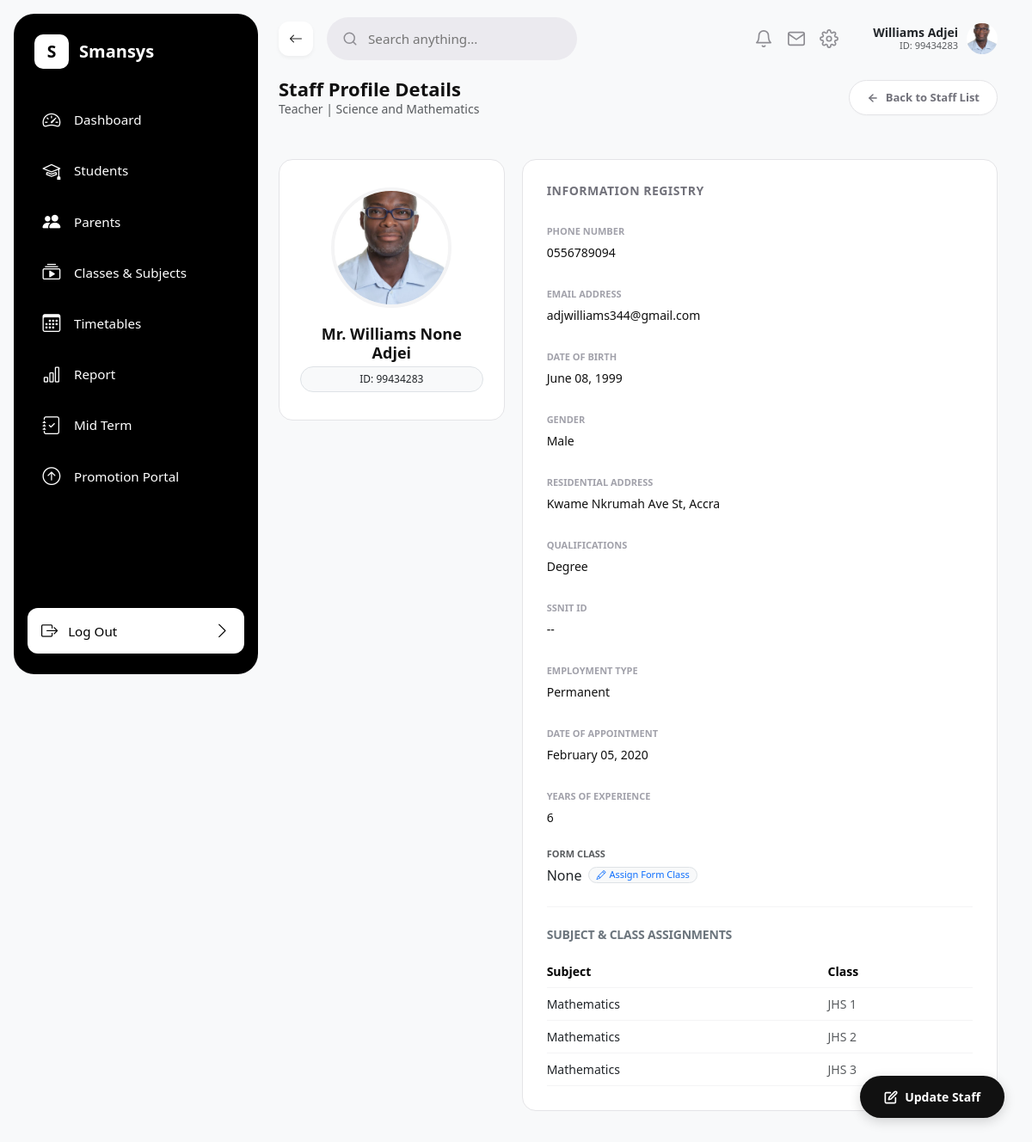
Page /staff/1/ (signed in) on the earlier database version.
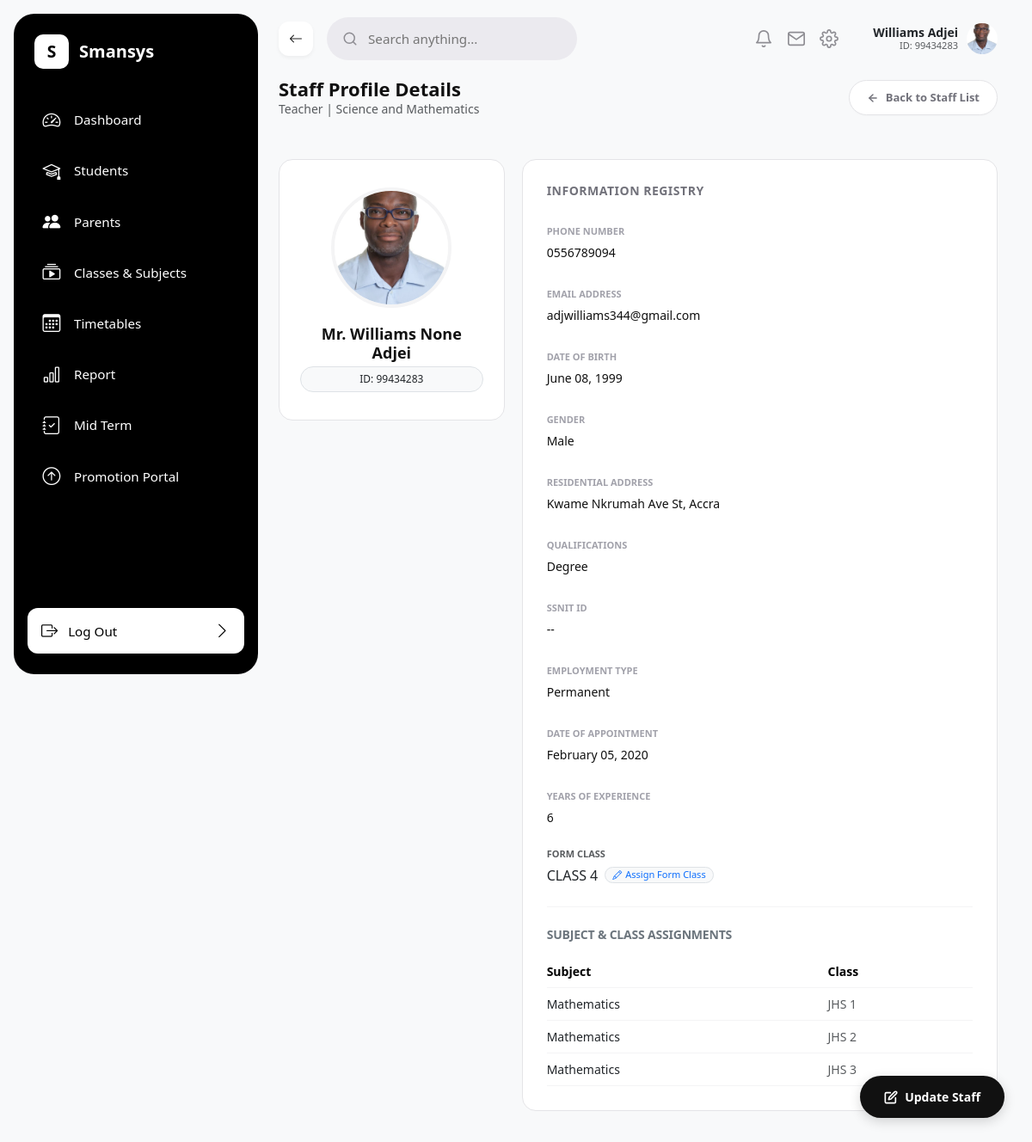
Same page on the later database version.
### sis/models.py (models this page shows, shortened)
class StaffProfile(models.Model):
    TITLE_CHOICES = [
        ('Mr.', 'Mr.'),
        ('Mrs.', 'Mrs.'),
        ('Ms.', 'Ms.'),
        ('Dr.', 'Dr.'),
        ('Rev.', 'Rev.'),
    ]
    GENDER_CHOICES = [
        ('Male', 'Male'),
        ('Female', 'Female'),
    ]
    EMPLOYMENT_CHOICES = [
        ('Permanent', 'Permanent'),
        ('Contract', 'Contract'),
    ]
    title = models.CharField(max_length=20, choices=TITLE_CHOICES, default='Mr.')
    first_name = models.CharField(max_length=100, default='')
    last_name = models.CharField(max_length=100, default='')
    other_names = models.CharField(max_length=100, blank=True, null=True, default='')
    staff_id = models.CharField(max_length=50, unique=True, default='')
    user = models.OneToOneField(User, on_delete=models.CASCADE, related_name='staff_profile', null=True, blank=True)
    gender = models.CharField(max_length=10, choices=GENDER_CHOICES, default='Male')
    dob = models.DateField(verbose_name="Date of Birth", default=date.today)
    designation = models.ForeignKey(Designation, on_delete=models.SET_NULL, null=True, blank=True)
    ssnit_id = models.CharField(max_length=50, blank=True, null=True, verbose_name="SSNIT ID")
    phone_number = models.CharField(max_length=15, blank=True, null=True, verbose_name="Phone Number")
    email = models.EmailField(unique=True)
    employment_type = models.CharField(max_length=50, choices=EMPLOYMENT_CHOICES, default='Permanent')
    date_of_appointment = models.DateField(default=date.today)
    year_of_last_promotion = models.IntegerField(blank=True, null=True)
    department = models.ForeignKey(Department, on_delete=models.SET_NULL, null=True, blank=True)
    qualification = models.CharField(max_length=150, default='')
    certificate = models.CharField(max_length=150, default='')
    name_of_institution_completed = models.CharField(max_length=255, default='')
    year_completed = models.IntegerField(default=2000)
    profile_picture = models.ImageField(upload_to=get_staff_photo_path, max_length=100, blank=True, null=True)
    address = models.TextField(blank=True, null=True, verbose_name="Residential Address")
    form_class = models.OneToOneField('ClassRoom', on_delete=models.SET_NULL, null=True, blank=True, related_name='form_teacher')
    subject_areas = models.ManyToManyField('Subject', blank=True, related_name='teachers', help_text="Select all subjects this staff member is assigned to teach.")
    @property
    def years_of_experience(self):
        if self.date_of_appointment:
            delta = date.today() - self.date_of_appointment
            return delta.days // 365
        return None

class Designation(models.Model):
    name = models.CharField(max_length=100, unique=True)
    def __str__(self):
        return self.name

class Department(models.Model):
    name = models.CharField(max_length=100, unique=True)
    def __str__(self):
        return self.name

class ClassRoom(models.Model):
    class_name = models.CharField(max_length=50, unique=True)
    order = models.PositiveIntegerField(
        default=0,
        help_text="Used to sort classes hierarchically (e.g., Class 1 = 1, JHS 3 = 9)"
    )
    form_master = models.ForeignKey('StaffProfile', on_delete=models.SET_NULL, null=True, blank=True, related_name='managed_class')
    class Meta:
        ordering = ['order']

### sis/views.py (the view)
# urls.py: path('staff/<int:staff_id>/', staff_detail_view, name='staff_detail'),
@login_required
def staff_detail_view(request, staff_id):
    staff_member = get_object_or_404(StaffProfile, pk=staff_id)
    all_classes = ClassRoom.objects.all()
    assignments = StaffClassSubject.objects.filter(
        staff=staff_member
    ).select_related('classroom', 'subject')
    return render(request, 'sis/staff_detail.html', {
        'staff_member': staff_member,
        'all_classes': all_classes,
        'assignments': assignments,
    })

### sis/context_processors.py (called while the page is built)
def staff_context(request):
    if request.user.is_authenticated:
        staff_profile = getattr(request.user, 'staff_profile', None)
        subject_count = staff_profile.assigned_classes_subjects.values('subject').distinct().count() if staff_profile else 0
        return {
            'staff_profile': staff_profile,
            'subject_count': subject_count,
        }
    return {}

### sis/templates/sis/staff_detail.html (shortened to what the changed rows need)
{% extends 'sis/base.html' %}
{% block content %}
<div class="d-flex justify-content-between align-items-center mb-4">
    <div>
        <h2 style="font-size: 22px; font-weight: 700; color: #111; margin: 0;">
            Staff Profile Details
        </h2>
        <p class="text-muted small m-0">{{ staff_member.designation }} | {{ staff_member.department }}</p>
    </div>
</div>
<div class="row g-4 m-0 w-100 p-0">
    <div class="col-xl-4 col-lg-5 p-0 pe-lg-3">
        <div class="card border-0 text-center" style="background: #ffffff; border-radius: 16px; padding: 32px 24px; border: 1px solid #e4e4e7 !important;">
            <div style="width: 140px; height: 140px; margin: 0 auto 20px; border-radius: 50%; overflow: hidden; border: 4px solid #f4f4f5;">
                {% if staff_member.profile_picture %}
                <img src="{{ staff_member.profile_picture.url }}" alt="{{ staff_member.first_name }} {{ staff_member.last_name }}" style="width: 100%; height: 100%; object-fit: cover;">
                {% else %}
                <div style="width: 100%; height: 100%; background-color: #000000; display: flex; align-items: center; justify-content: center;">
                    <span style="color: #ffffff; font-size: 4rem; font-weight: 700;">{{ staff_member.avatar_initial }}</span>
                </div>
                {% endif %}
            </div>
            <h3 style="font-size: 18px; font-weight: 700; color: #111; margin-bottom: 4px;">
                {{ staff_member.title }} {{ staff_member.first_name }} {{ staff_member.other_names }} {{ staff_member.last_name }}
            </h3>
            <span class="badge bg-light text-dark px-3 py-2 rounded-pill border" style="font-size: 12px; font-weight: 500;">
                ID: {{ staff_member.staff_id }}
            </span>
        </div>
    </div>
    <div class="col-xl-8 col-lg-7 p-0 ps-lg-1">
        <div class="card border-0" style="background: #ffffff; border-radius: 16px; padding: 28px; border: 1px solid #e4e4e7 !important; height: 100%;">
            <div style="display: grid; grid-template-columns: repeat(auto-fill, minmax(240px, 1fr)); gap: 24px;">
                <div>
                    <label style="font-size: 11px; font-weight: 600; color: #a1a1aa; text-transform: uppercase;">Phone Number</label>
                    <p style="font-size: 14px; font-weight: 500; color: #111; margin: 4px 0 0;">{{ staff_member.phone_number|default:"--" }}</p>
                </div>
                <div>
                    <label style="font-size: 11px; font-weight: 600; color: #a1a1aa; text-transform: uppercase;">Email Address</label>
                    <p style="font-size: 14px; font-weight: 500; color: #111; margin: 4px 0 0; word-break: break-all;">{{ staff_member.email|default:"--" }}</p>
                </div>
                <div>
                    <label style="font-size: 11px; font-weight: 600; color: #a1a1aa; text-transform: uppercase;">Date of Birth</label>
                    <p style="font-size: 14px; font-weight: 500; color: #111; margin: 4px 0 0;">{{ staff_member.dob|date:"F d, Y"|default:"--" }}</p>
                </div>
                <div>
                    <label style="font-size: 11px; font-weight: 600; color: #a1a1aa; text-transform: uppercase;">Gender</label>
                    <p style="font-size: 14px; font-weight: 500; color: #111; margin: 4px 0 0;">{{ staff_member.get_gender_display|default:"--" }}</p>
                </div>
                <div>
                    <label style="font-size: 11px; font-weight: 600; color: #a1a1aa; text-transform: uppercase;">Residential Address</label>
                    <p style="font-size: 14px; font-weight: 500; color: #111; margin: 4px 0 0;">{{ staff_member.address|default:"--" }}</p>
                </div>
                <div>
                    <label style="font-size: 11px; font-weight: 600; color: #a1a1aa; text-transform: uppercase;">Qualifications</label>
                    <p style="font-size: 14px; font-weight: 500; color: #111; margin: 4px 0 0;">{{ staff_member.qualification|default:"--" }}</p>
                </div>
                <div>
                    <label style="font-size: 11px; font-weight: 600; color: #a1a1aa; text-transform: uppercase;">SSNIT ID</label>
                    <p style="font-size: 14px; font-weight: 500; color: #111; margin: 4px 0 0;">{{ staff_member.ssnit_id|default:"--" }}</p>
                </div>
                <div>
                    <label style="font-size: 11px; font-weight: 600; color: #a1a1aa; text-transform: uppercase;">Employment Type</label>
                    <p style="font-size: 14px; font-weight: 500; color: #111; margin: 4px 0 0;">{{ staff_member.get_employment_type_display|default:"--" }}</p>
                </div>
                <div>
                    <label style="font-size: 11px; font-weight: 600; color: #a1a1aa; text-transform: uppercase;">Date of Appointment</label>
                    <p style="font-size: 14px; font-weight: 500; color: #111; margin: 4px 0 0;">{{ staff_member.date_of_appointment|date:"F d, Y"|default:"--" }}</p>
                </div>
                <div>
                    <label style="font-size: 11px; font-weight: 600; color: #a1a1aa; text-transform: uppercase;">Years of Experience</label>
                    <p style="font-size: 14px; font-weight: 500; color: #111; margin: 4px 0 0;">{{ staff_member.years_of_experience|default:"--" }}</p>
                </div>
                <div>
                    <div class="d-flex align-items-center gap-2 mt-1">
                        <span class="text-dark fw-medium" id="currentFormClassDisplay">{{ staff_member.form_class.class_name|default:"None" }}</span>
                        {% if request.user.is_superuser or request.user.is_staff %}
                        <button type="button" class="btn btn-sm btn-light border rounded-pill px-2 py-0 d-flex align-items-center gap-1 text-primary fw-medium" style="font-size: 11px;" data-bs-toggle="modal" data-bs-target="#assignClassModal">
                            <i class="bi bi-pencil"></i> Assign Form Class
                        </button>
                        {% endif %}
                    </div>
                </div>
            </div>
            <div class="row">
                <div class="col-12">
                    <div class="table-responsive">
                        <table class="table table-borderless align-middle mb-0" style="font-size: 14px;">
                            <thead>
                                <tr class="border-bottom" style="border-color: #f4f4f5 !important; color: #6c757d;">
                                    <th class="ps-0 pb-2 fw-semibold">Subject</th>
                                    <th class="pb-2 fw-semibold">Class</th>
                                </tr>
                            </thead>
                        </table>
                    </div>
                </div>
            </div>
        </div>
    </div>
</div>
{% endblock %}

### sis/templates/sis/base.html (shortened to what the changed rows need)
{% load static %}
<!DOCTYPE html>
<html lang="en">
<head>
    <link rel="stylesheet" href="{% static 'css/bootstrap.min.css' %}">
    <link rel="stylesheet" href="https://cdn.jsdelivr.net/npm/bootstrap-icons@1.11.3/font/bootstrap-icons.min.css">
</head>
<body>
{% if user.is_authenticated %}
<div class="app-layout" style="display: flex; min-height: 100vh; background-color: #F8F9FA;">
    <div class="main-viewport" style="flex-grow: 1; display: flex; flex-direction: column; min-width: 0;">
        <header class="global-header" style="width: 100%; display: flex; align-items: center; justify-content: space-between; padding: 20px 40px; background-color: transparent;">
            <div class="header-right d-flex align-items-center" style="gap: 20px; margin-left: auto;">
                <div class="profile-dropdown-container" style="position: relative;">
                    <div class="header-profile-pill d-flex align-items-center" style="gap: 10px; margin-left: 20px; cursor: pointer;" onclick="toggleProfileCard()">
                        <div class="text-end d-none d-md-block">
                            <div class="fw-bold text-dark lh-sm" style="font-size: 14px;">
                            </div>
                            <div class="text-muted" style="font-size: 11px; margin-top: -2px;">
                            </div>
                        </div>
                        {% if staff_profile and staff_profile.profile_picture %}
                        <img src="{{ staff_profile.profile_picture.url }}" alt="Avatar" style="width: 36px; height: 36px; border-radius: 50%; object-fit: cover;">
                        {% else %}
                        <span style="width: 36px; height: 36px; display: flex; align-items: center; justify-content: center; border-radius: 50%; background-color: #000000; color: #ffffff; font-weight: 700; font-size: 0.85rem; line-height: 1;">
                            {{ request.user.username|first|upper }}
                        </span>
                        {% endif %}
                    </div>
                </div>
            </div>
        </header>
        <main class="page-content-canvas" style="flex: 1 1 auto; display: flex; flex-direction: column; min-height: calc(100vh - 120px); padding: 0 40px 40px 40px;">
{% endif %}
            {% block content %}
            {% endblock %}
{% if user.is_authenticated %}
        </main>
    </div>
</div>
{% endif %}
</body>
</html>

Differences in the rows shown:
changed StaffProfile "Mr.": form_class.class_name "None" → "CLASS 4"
